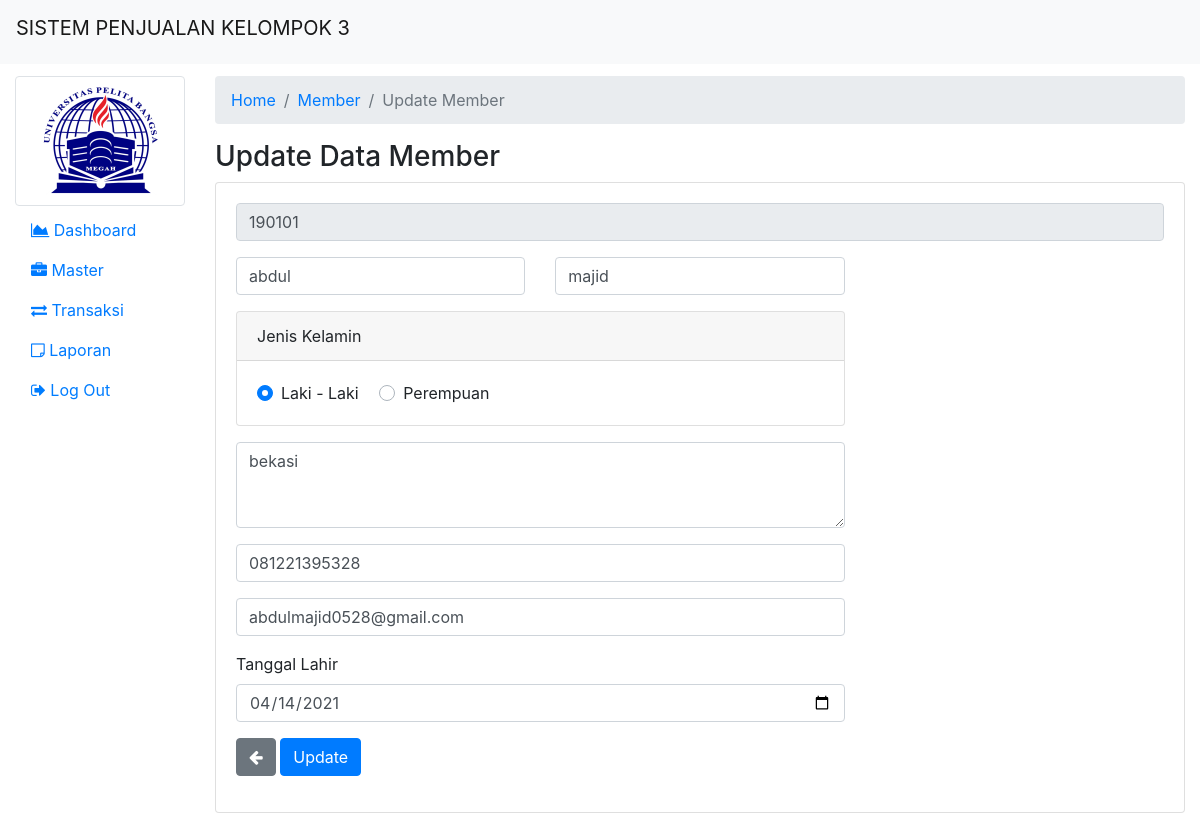
Page /admin/pembeli-update.php?nip=190101 (signed in) on the committed database.
### tables this page shows
CREATE TABLE `pembeli` (
  `nip` varchar(6) NOT NULL,
  `nama_depan` varchar(100) NOT NULL,
  `nama_belakang` varchar(255) NOT NULL,
  `alamat` varchar(255) NOT NULL,
  `no_tlp` varchar(13) NOT NULL,
  `email` varchar(100) NOT NULL,
  `tgl_lahir` date NOT NULL,
  `jk` varchar(1) NOT NULL
);

### admin/pembeli-update.php (the view, shortened to what this page needs)
<?php
include 'header.php';
?>
<nav aria-label="breadcrumb">
    <ol class="breadcrumb">
        <li class="breadcrumb-item"><a href="index.php">Home</a></li>
        <li class="breadcrumb-item"><a href="pembeli.php">Member</a></li>
        <li class="breadcrumb-item active" aria-current="page">Update Member</li>
    </ol>
</nav>
<?php
$id = $_GET['nip'];
$query = "SELECT * FROM pembeli WHERE nip = '$id'";
$row = mysqli_query($conn, $query);
while ($data = mysqli_fetch_assoc($row)) {
    ?>
    <h3>Update Data Member</h3>
    <div class="card">
        <div class="card-body">
            <form action="pembeli-update-proses.php" method="POST">
                <div class="row form-group">
                    <div class="col">
                        <input type="text" class="form-control" placeholder="NIP" name="asc" value="<?php echo $data['nip']; ?>" disabled required>
                    </div>
                </div>
                <div class="row form-group">
                    <div class="col-md-4">
                        <input type="text" class="form-control" placeholder="Nama Depan" name="nama_depan" value="<?php echo $data['nama_depan']; ?>" required>
                    </div>
                    <div class="col-md-4">
                        <input type="text" class="form-control" placeholder="Nama Belakang" name="nama_belakang" value="<?php echo $data['nama_belakang']; ?>" required>
                    </div>
                </div>
                <div class="row">
                    <div class="col-md-8">
                        <div class="card" style="margin-bottom: 1em;">
                            <div class="card-header">
                                Jenis Kelamin
                            </div>
                            <div class="card-body">
                                <div class="custom-control custom-radio custom-control-inline">
                                    <label class="custom-control-label" for="customRadioInline1">Laki - Laki</label>
                                </div>
                                <div class="custom-control custom-radio custom-control-inline">
                                    <label class="custom-control-label" for="customRadioInline2">Perempuan</label>
                                </div>
                            </div>
                        </div>
                        <div class="form-group">
                            <textarea class="form-control" placeholder="Alamat" name="alamat" rows="3"><?php echo $data['alamat']; ?></textarea>
                        </div>
                        <div class="form-group">
                            <input type="number" class="form-control" placeholder="No. Telepon" name="no_tlp" value="<?php echo $data['no_tlp']; ?>" required>
                        </div>
                        <div class="form-group">
                            <input type="email" class="form-control" placeholder="Email" name="email" value="<?php echo $data['email']; ?>" required>
                        </div>
                        <div class="form-group">
                            <label>Tanggal Lahir</label>
                            <input type="date" class="form-control" placeholder="Tanggal Lahir" name="tgl_lahir" value="<?php echo $data['tgl_lahir']; ?>" required>
                        </div>
                    </div>
                </div>
                <div class="form-group">
                    <a href="pembeli.php"><button type="button" class="btn btn-secondary"><span class="fa fa-arrow-left"></span></button></a>
                    <input type="submit" class="btn btn-primary" value="Update">
                </div>
            </form>
        </div>
    </div>
<?php
}
?>
<?php
include 'footer.php';
?>

### rows in the picture
pembeli: asc "190101", nama_depan "abdul", nama_belakang "majid", alamat "bekasi", no_tlp "081221395328", email "abdulmajid0528@gmail.com", tgl_lahir "04/14/2021"
